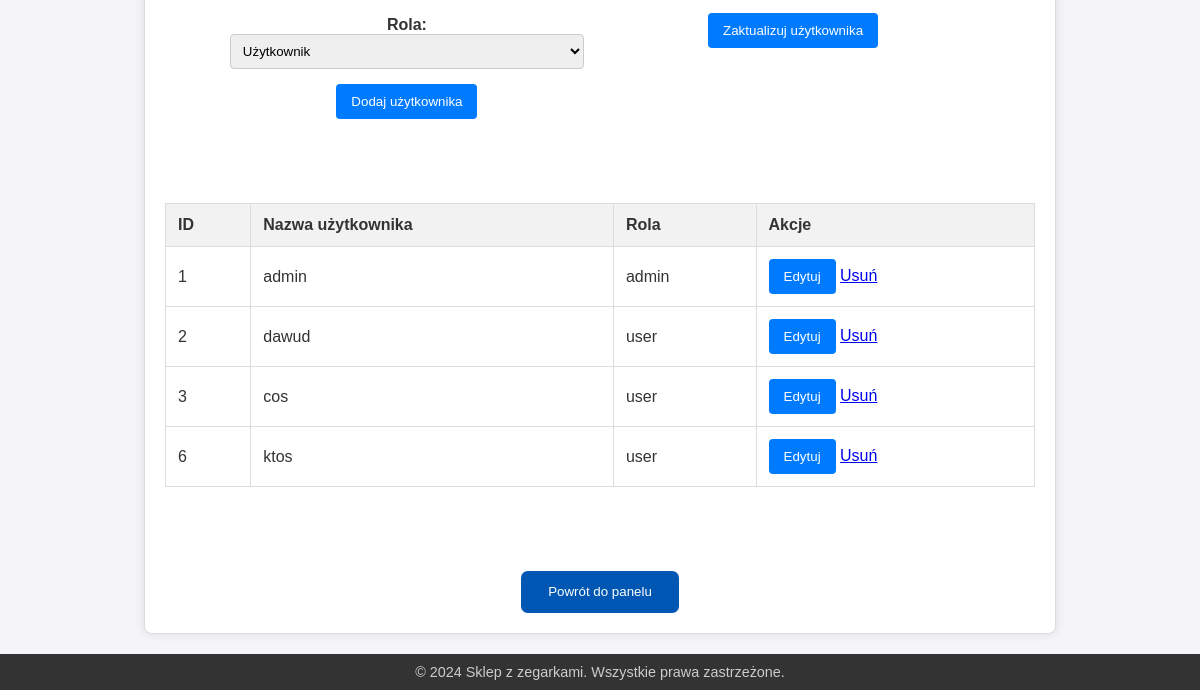
Page /admin_customers.php (signed in, lower part) on the earlier database version.
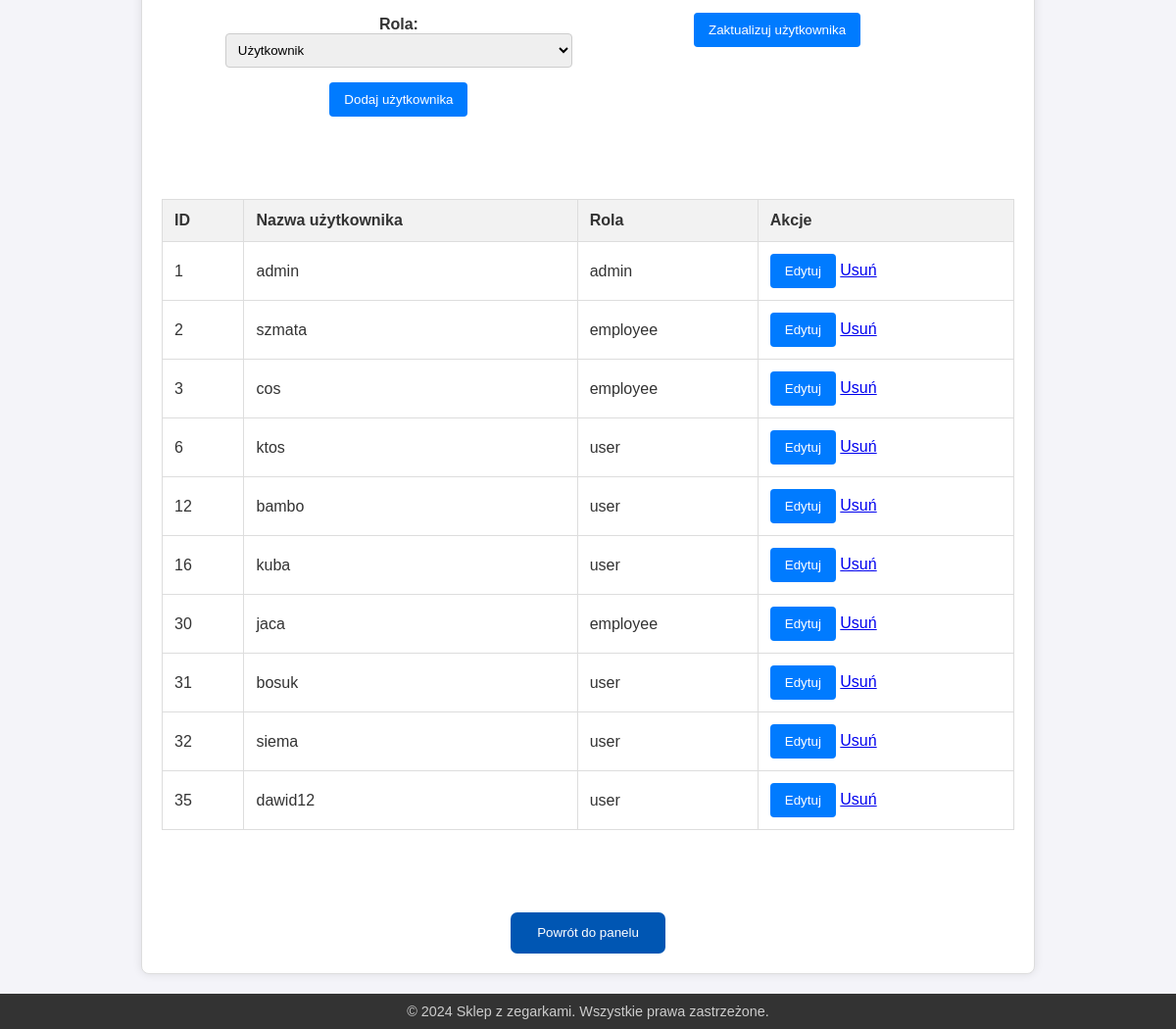
Same page on the later database version.
### tables this page shows
CREATE TABLE `users` (
  `id` int(11) NOT NULL,
  `username` varchar(50) NOT NULL,
  `password` varchar(255) NOT NULL,
  `role` enum('user','admin','employee') DEFAULT 'user'
);

### admin_customers.php (the view, shortened to what this page needs)
<?php
require 'header.php';
$users = $pdo->query("SELECT * FROM users")->fetchAll(PDO::FETCH_ASSOC);
?>
<!DOCTYPE html>
<html lang="pl">
<head>
    <link rel="stylesheet" href="styles.css">
</head>
<body>
<section>
    <div class="row" style="gap: 2em;">
        <div class="col">
            <form method="POST" id="user-create-form">
                <label>Hasło:
                </label>
                <label>Rola:
                    <select name="role" required>
                        <option value="user">Użytkownik</option>
                    </select>
                </label>
                <button type="submit" name="user-create">Dodaj użytkownika</button>
            </form>
        </div>
        <div class="col">
            <form method="POST" id="user-edit-form">
                <label>Rola:
                </label>
                <button type="submit" name="user-edit" id="user-submit">Zaktualizuj użytkownika</button>
            </form>
        </div>
    </div>
    <table border="1">
        <tr>
            <th>ID</th>
            <th>Nazwa użytkownika</th>
            <th>Rola</th>
            <th>Akcje</th>
        </tr>
        <?php foreach ($users as $user): ?>
        <tr>
            <td><?= $user['id'] ?></td>
            <td><?= htmlspecialchars($user['username']) ?></td>
            <td><?= htmlspecialchars($user['role']) ?></td>
            <td>
                <button onclick="editUser(<?= $user['id'] ?>, '<?= htmlspecialchars($user['username'], ENT_QUOTES) ?>', '<?= htmlspecialchars($user['role'], ENT_QUOTES) ?>')">Edytuj</button>
                <a href="?delete_user=<?= $user['id'] ?>" onclick="return confirm('Czy na pewno chcesz usunąć tego użytkownika?');">Usuń</a>
            </td>
        </tr>
        <?php endforeach; ?>
    </table>
        <a href="admin_panel.php"><button style="margin-top: 20px;" class="nav-btn">Powrót do panelu</button></a>
    </section>
</body>
</html>
<?php require 'footer.php'; ?>

Differences in the rows shown:
changed users id 2: username "dawud" → "szmata"; role "user" → "employee"
changed users "cos": role "user" → "employee"
added users: id "12", username "bambo", role "user"
added users: id "16", username "kuba", role "user"
added users: id "30", username "jaca", role "employee"
added users: id "31", username "bosuk", role "user"
added users: id "32", username "siema", role "user"
added users: id "35", username "dawid12", role "user"
